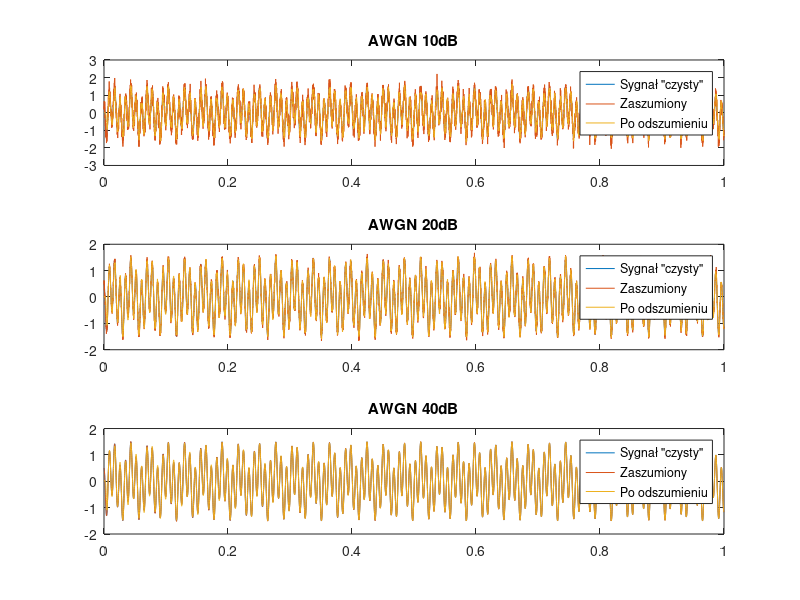

This figure's MATLAB source:
clear all; close all; clc;

%% dane do sygnału
fs = 8000;      % częstotliwość próbkowania
t  = 0:1/fs:1;  % czas trwania
A1 = -0.5;      % amplituda
f1 = 34.2;      % częstotliwość
A2 = 1;         % amplituda
f2 = 115.5;     % częstotliwość

%% sygnał "czysty" do porównania - referencyjny
dref = A1*cos(2*pi*f1*t) + A2*cos(2*pi*f2*t);

%% AWGN 10dB
d = awgn(dref, 10, 'measured');     % WE: sygnał odniesienia dla sygnału x
x = [ d(1) d(1:end-1) ];            % WE: sygnał filtrowany, teraz opóźniony d

M  = 50;        % długość filtru
mi = 0.004;     % współczynnik szybkości adaptacji

y  = []; e = [];    % sygnały wyjściowe z filtra
bx = zeros(M,1);    % bufor na próbki wejściowe x
h  = zeros(M,1);    % początkowe (puste) wagi filtru

for n = 1 : length(x)
    bx   = [ x(n); bx(1:M-1) ];          % pobierz nową próbkę x[n] do bufora
    y(n) = h' * bx;                      % oblicz y[n] = sum( x .* bx) – filtr FIR
    e(n) = d(n) - y(n);                  % oblicz e[n]
    h    = h + mi * e(n) * bx;           % LMS
    % h  = h + mi * e(n) * bx /(bx'*bx); % NLMS
end

%% AWGN 20dB
d2 = awgn(dref, 20, 'measured');    % WE: sygnał odniesienia dla sygnału x
x2 = [ d2(1) d2(1:end-1) ];         % WE: sygnał filtrowany, teraz opóźniony d

M2  = 50;       % długość filtru
mi2 = 0.01;     % współczynnik szybkości adaptacji

y2  = []; e2 = [];  % sygnały wyjściowe z filtra
bx2 = zeros(M2,1);  % bufor na próbki wejściowe x
h2  = zeros(M2,1);  % początkowe (puste) wagi filtru

for m = 1 : length(x2)
    bx2   = [ x2(m); bx2(1:M2-1) ];              % pobierz nową próbkę x[n] do bufora
    y2(m) = h2' * bx2;                           % oblicz y[n] = sum( x .* bx) – filtr FIR
    e2(m) = d2(m) - y2(m);                       % oblicz e[n]
    h2    = h2 + mi2 * e2(m) * bx2;              % LMS
    % h2  = h2 + mi2 * e2(m) * bx2 /(bx2'*bx2);  % NLMS
end

%% AWGN 40dB
d4 = awgn(dref, 40,'measured');     % WE: sygnał odniesienia dla sygnału x
x4 = [ d4(1) d4(1:end-1) ];         % WE: sygnał filtrowany, teraz opóźniony d

M4  = 50;       % długość filtru
mi4 = 0.01;     % współczynnik szybkości adaptacji

y4  = []; e4 = [];  % sygnały wyjściowe z filtra
bx4 = zeros(M4,1);  % bufor na próbki wejściowe x
h4  = zeros(M4,1);  % początkowe (puste) wagi filtru

for j = 1 : length(x4)
    bx4   = [ x4(j); bx4(1:M4-1) ];              % pobierz nową próbkę x[n] do bufora
    y4(j) = h4' * bx4;                           % oblicz y[n] = sum( x .* bx) – filtr FIR
    e4(j) = d4(j) - y4(j);                       % oblicz e[n]
    h4    = h4 + mi4 * e4(j) * bx4;              % LMS
    % h4  = h4 + mi4 * e4(j) * bx4 /(bx4'*bx4);  % NLMS
end

%% wykresy
figure(1);

subplot(3,1,1);
plot(t,dref,t,d,t,y);
title('AWGN 10dB');
legend('Sygnał "czysty"','Zaszumiony','Po odszumieniu');

subplot(3,1,2);
plot(t,dref,t,d2,t,y2);
title('AWGN 20dB');
legend('Sygnał "czysty"','Zaszumiony','Po odszumieniu');

subplot(3,1,3);
plot(t,dref,t,d4,t,y4);
title('AWGN 40dB');
legend('Sygnał "czysty"','Zaszumiony','Po odszumieniu');

%% SNR
SNR10 = 10*log10((1/fs*sum(dref.^2))/(1/fs*sum((dref-y).^2)));
display(SNR10);

SNR20 = 10*log10((1/fs*sum(dref.^2))/(1/fs*sum((dref-y2).^2)));
display(SNR20);

SNR40 = 10*log10((1/fs*sum(dref.^2))/(1/fs*sum((dref-y4).^2)));
display(SNR40);